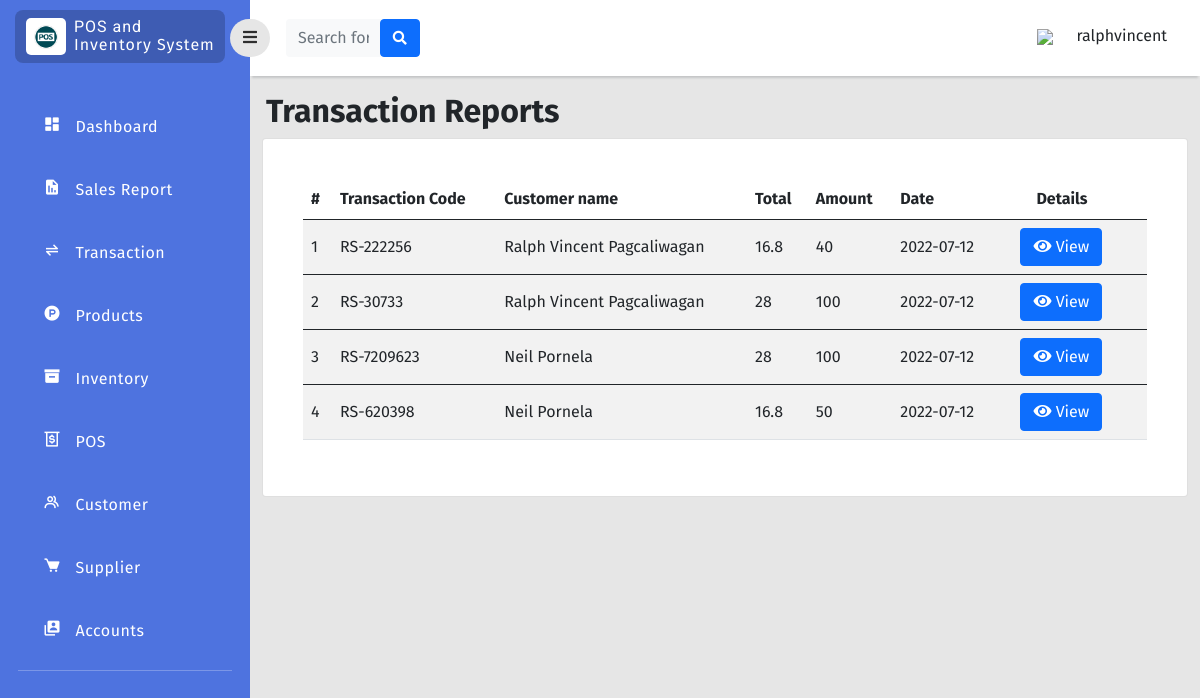
Page /php/transaction.php (signed in) on the earlier database version.
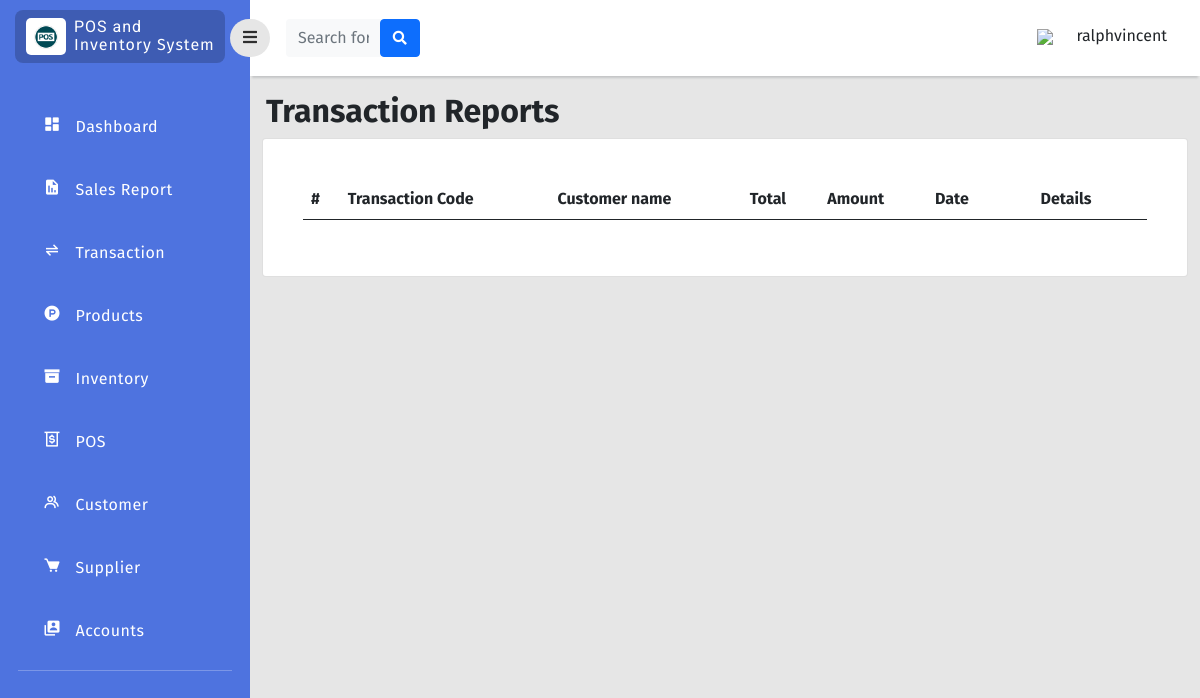
Same page on the later database version.
### tables this page shows
CREATE TABLE `sales_detail` (
  `transac_id` int(11) NOT NULL,
  `transac_code` varchar(255) NOT NULL,
  `transac_subtotal` double NOT NULL,
  `customer_id` int(11) NOT NULL,
  `transac_tax` double NOT NULL,
  `transac_total` double NOT NULL,
  `transac_profit` double NOT NULL,
  `cash` double NOT NULL,
  `sales_change` double NOT NULL,
  `date_purchase` date DEFAULT current_timestamp()
);

CREATE TABLE `customers` (
  `customer_id` int(11) NOT NULL,
  `first_name` varchar(255) NOT NULL,
  `last_name` varchar(255) NOT NULL,
  `address` varchar(255) NOT NULL,
  `contact_no` varchar(255) NOT NULL,
  `customer_status` enum('active','archieve') NOT NULL,
  `date_created` date NOT NULL
);

### php/transaction.php (the view, shortened to what this page needs)
<?php
function createRandomPassword() {
    $chars = "003232303232023232023456789";
    $i = 0;
    $pass = '' ;
    while ($i <= 7) {
        $num = rand() % 33;
        $tmp = substr($chars, $num, 1);
        $pass = $pass . $tmp;
        $i++;
    }
    return $pass;
}
$finalcode='RS-'.createRandomPassword();
include 'connection.php';
?>
<!doctype html>
<html lang="en">
  <head>
    <link href="https://cdn.jsdelivr.net/npm/bootstrap@5.0.2/dist/css/bootstrap.min.css" rel="stylesheet"
>
    <link rel="stylesheet" type="text/css" href="../style/dash.css">
    <link
      href="https://cdnjs.cloudflare.com/ajax/libs/font-awesome/5.15.1/css/all.min.css"
      rel="stylesheet"
    />
    <link href='https://unpkg.com/boxicons@2.1.2/css/boxicons.min.css' rel='stylesheet'>
    </head>
    <body>
    <div class="page">
        <div class="sidebar">
            <div class="sidebar-header">
                <div class="sidebar-logo-container">
                    <div class="logo-container">
                        <img class="logo-sidebar" src="../image/logo.png" />
                    </div>
                    <div class="sys-name-container mt-2">
                        <p class="sys-name">
                            POS and <br>
                            <span class="brand-subname">
                            Inventory System
                            </span>
                        </p>
                    </div>
                </div>
            </div>
            <div class="sidebar-body">
                <ul class="navigation-list">
                    <li class="navigation-list-item">
                        <a class="navigation-link" href="dashboard.php">
                            <div class="row">
                                <div class="col-2">
                                    <i class='bx bxs-dashboard'></i>
                                </div>
                                <div class="col-9">
                                    Dashboard
                                </div>
                            </div>
                        </a>
                    </li>
                    <li class="navigation-list-item">
                        <a class="navigation-link" href="transaction_report.php?sales=0&trans=0">
                            <div class="row">
                                <div class="col-2">
                                    <i class='bx bxs-report'></i>
                                </div>
                                <div class="col-9">
                                    Sales Report
                                </div>
                            </div>
                        </a>
                    </li>
                    <li class="navigation-list-item">
                        <a class="navigation-link" href="transaction.php">
                            <div class="row">
                                <div class="col-2">
                                    <i class='bx bx-transfer-alt'></i>
                                </div>
                                <div class="col-9">
                                    Transaction
                                </div>
                            </div>
                        </a>
                    </li>
                    <li class="navigation-list-item">
                        <a class="navigation-link" href="product.php">
                            <div class="row">
                                <div class="col-2">
                                    <i class='bx bxl-product-hunt' ></i>
                                </div>
                                <div class="col-9">
                                    Products
                                </div>
                            </div>
                        </a>
                    </li>
                     <li class="navigation-list-item">
                        <a class="navigation-link" href="inventory.php">
                            <div class="row">
                                <div class="col-2">
                                    <i class='bx bxs-box'></i>
                                </div>
                                <div class="col-9">
                                    Inventory
                                </div>
                            </div>
                        </a>
                    </li>
                    <li class="navigation-list-item">
                        <a class="navigation-link" href="../cashier/dashboard.php?invoice=<?php echo $finalcode;  ?>">
                            <div class="row">
                                <div class="col-2">
                                    <i class='bx bx-money-withdraw'></i>
                                </div>
                                <div class="col-9">
                                    POS
                                </div>
                            </div>
                        </a>
                    </li>
                    <li class="navigation-list-item">
                        <a class="navigation-link" href="customer.php">
                            <div class="row">
                                <div class="col-2">
                                    <i class='bx bx-group'></i>
                                </div>
                                <div class="col-9">
                                    Customer
                                </div>
                            </div>
                        </a>
                    </li>
                    <li class="navigation-list-item">
                        <a class="navigation-link" href="supplier.php">
                            <div class="row">
                                <div class="col-2">
                                    <i class='bx bxs-cart' ></i>
                                </div>
                                <div class="col-9">
                                    Supplier
                                </div>
                            </div>
                        </a>
                    </li>
                    <li class="navigation-list-item">
                        <a class="navigation-link" href="user_manager.php">
                            <div class="row">
                                <div class="col-2">
                                    <i class='bx bxs-user-account'></i>
                                </div>
                                <div class="col-9">
                                    Accounts
                                </div>
                            </div>
                        </a>
                    </li>
                    <hr style="color:rgb(255, 255, 255);margin-top:10px;">
                </ul>
            </div>
        </div>
        <div class="content">
            <div class="navigationBar justify-content-between">
                <button id="sidebarToggle" class="btn sidebarToggle">
                    <i class="fas fa-bars"></i>
                </button>
                <form class="d-none d-sm-inline-block form-inline mr-auto ml-md-3 my-2 my-md-0 mw-100 navbar-search ms-3" style="padding-right: 65%;">
                    <div class="input-group">
                        <input type="text" class="form-control bg-light border-0 small" placeholder="Search for..."aria-label="Search" aria-describedby="basic-addon2"id="SearchMo" onkeyup="myFunction()">
                        <div class="input-group-append">
                            <button class="btn btn-primary" type="button">
                                <i class="fas fa-search fa-sm"></i>
                            </button>
                        </div>
                    </div>
                </form>
                <div>
                    <div class="dropdown pb-1 me-4">
                        <a href="#" class="d-flex align-items-center text-white text-decoration-none dropdown-toggle" id="dropdownUser1" data-bs-toggle="dropdown" aria-expanded="false">
                            <div class="col-2">
                                <img class="mr-3" src="../image/user_35px.png" />
                            </div>
                            <span class="d-none d-sm-inline mx-1 ms-3 text-dark"><?php echo $_SESSION["username"];  ?></span>
                        </a>
                    </div>
                </div>
            </div>
            <div class="col py-3 d-flex justify-content-center overflow-auto">
                 <div class="container-fluid">
                    <div class="row">
                        <h2 class="text-dark text-start ps-3 fw-bold ">Transaction Reports </h2><br>
                    </div>
                    <div class="row">
                        <div class="col ">
                            <div class="card">
                                <div class="card-body rounded-3 m-4 table-responsive-sm">
                                    <table class="table table-striped align-middle" id="TransTab">
                                        <thead>
                                            <tr>
                                                <th scope="col">#</th>
                                                <th scope="col">Transaction Code</th>
                                                <th scope="col">Customer name</th>
                                                <th scope="col">Total</th>
                                                <th scope="col">Amount</th>
                                                <th scope="col">Date</th>
                                                <th scope="col" style="padding-left: 40px;">Details</th>
                                            </tr>
                                        </thead>
                                        <tbody>
                                             <?php
                                            $code = mysqli_query($con,"SELECT * FROM sales_detail,customers  WHERE(sales_detail.customer_id=customers.customer_id)");
                                            while ($row=mysqli_fetch_array($code)) { ?>
                                            <tr>
                                                <td><?php echo $row['transac_id'];  ?></td>
                                                <td><?php echo $row['transac_code'];  ?></td>
                                                <td><?php echo $row['first_name']." ". $row['last_name'];  ?></td>
                                                <td><?php echo $row['transac_total'];  ?></td>
                                                <td><?php echo $row['cash'];  ?></td>
                                                <td><?php echo $row['date_purchase'];  ?></td>
                                                <td>
                                                        <a href="receipt.php?invoice=<?php echo $row['transac_code']; ?>"><button class="btn btn-primary editbtn mx-3" data-toggle="modal" type="button"><i class="fas fa-eye"data-toggle="tooltip" title="edit"></i> View</button></a>
                                                </td>
                                            </tr>
                                        </tbody>
                                         <?php } ?>
                                    </table>
                                </div>
                            </div>
                        </div>
                    </div>
                </div>
            </div>
        </div>
    </div>
</body>
</html>

### style/dash.css (style rules this page uses)
* { font-family: 'Fira Sans', sans-serif; }
body { background-color: #e6e6e6; }
.page .sidebar { background: rgb(78, 115, 223); position: fixed; top: 0; left: 0; width: 250px; height: 100vh; overflow-y: auto; overflow-x: hidden; transition: all 0.3s ease; }
.page .content { margin-left: 250px; transition: all 0.3s ease; }
.navigationBar { background-color: white; height: 50px; display: flex; padding: 38px 0px; align-items: center; box-shadow: 0 4px 2px -2px #c5c6c7; }
.sidebarToggle { font-size: 16px; color: rgb(0, 0, 0, 0.8); margin-left: -20px; z-index: 999; border-radius: 50px; background-color: #e6e6e6; transition: all 0.3s ease; outline: none!important; box-shadow: none!important; }
.sidebar-header { padding: 10px 25px 10px 15px; }
.sidebar-logo-container { background-color: rgb(0, 0, 0, 0.2); border-radius: 8px; padding-left: 3px; display: flex; }
.logo-container { max-width: 40px; background-color: #fff; border-radius: 5px; margin: 8px; padding: 6px 8px; }
.logo-sidebar { width: 100%; height: auto; }
.sys-name { color: white; margin: 0px; line-height: 1.1rem; font-size: 16px; letter-spacing: 1px; font-family: 'Roboto', sans-serif; }
.navigation-list { list-style-type:none; padding: 0px 18px; margin-top: 30px; }
.navigation-list-item { padding: 12px 18px 12px 25px; margin: 15px 0px; border-radius: 8px; }
.navigation-link { color: #fff; letter-spacing: 0.5px; font-weight: 400; text-decoration: none; font-size: 16px; font-family: 'Roboto', sans-serif; }
.navigation-link i { font-size: 18px; color: #fff; }

Differences in the rows shown:
removed sales_detail: transac_id "1", transac_code "RS-222256", customer.first_name "Ralph Vincent", customer.last_name "Pagcaliwagan", transac_total "16.8", cash "40", date_purchase "2022-07-12"
removed sales_detail: transac_id "2", transac_code "RS-30733", customer.first_name "Ralph Vincent", customer.last_name "Pagcaliwagan", transac_total "28", cash "100", date_purchase "2022-07-12"
removed sales_detail: transac_id "3", transac_code "RS-7209623", customer.first_name "Neil", customer.last_name "Pornela", transac_total "28", cash "100", date_purchase "2022-07-12"
removed sales_detail: transac_id "4", transac_code "RS-620398", customer.first_name "Neil", customer.last_name "Pornela", transac_total "16.8", cash "50", date_purchase "2022-07-12"
